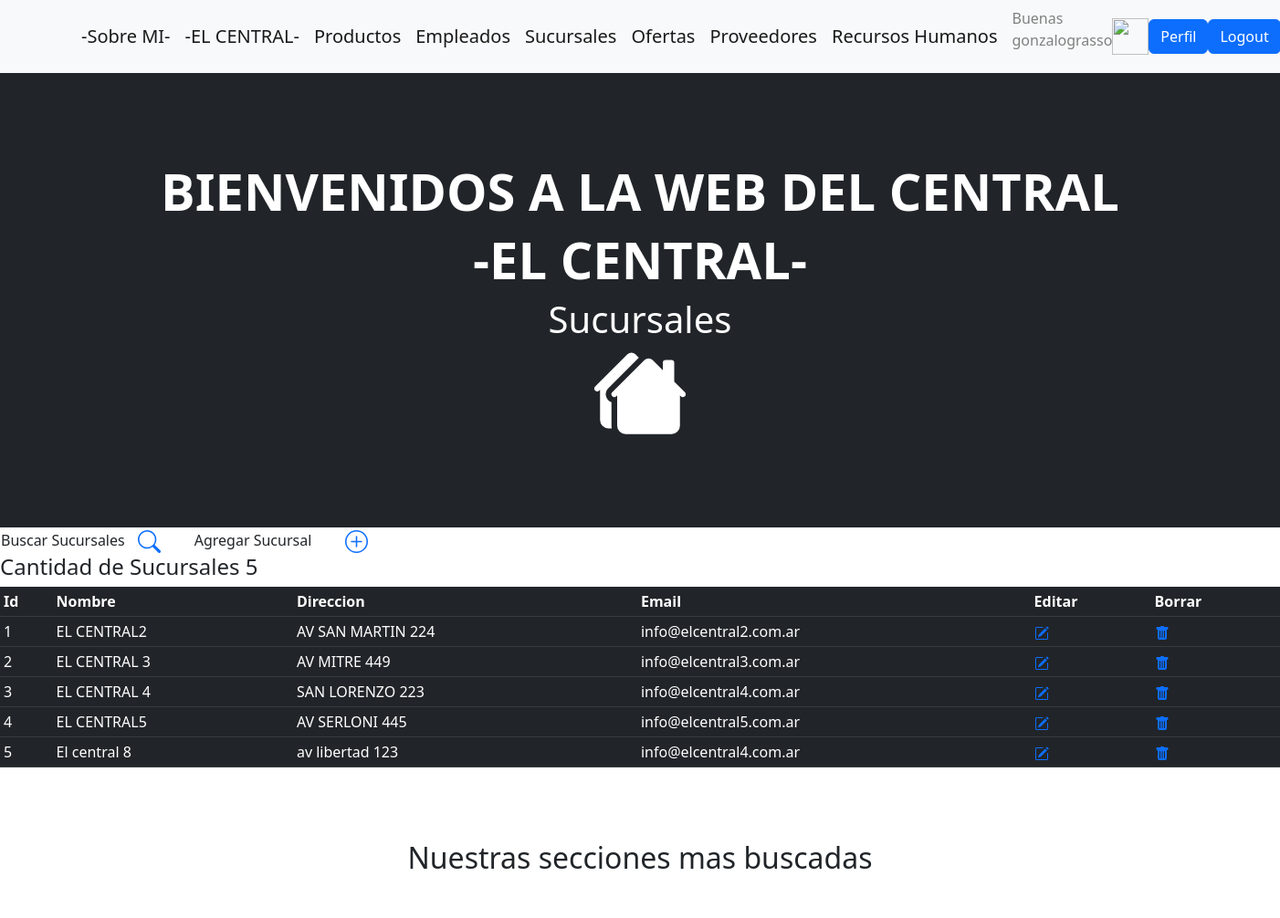
The page /sucursales/ (signed in, upper part) on the database as committed earlier.
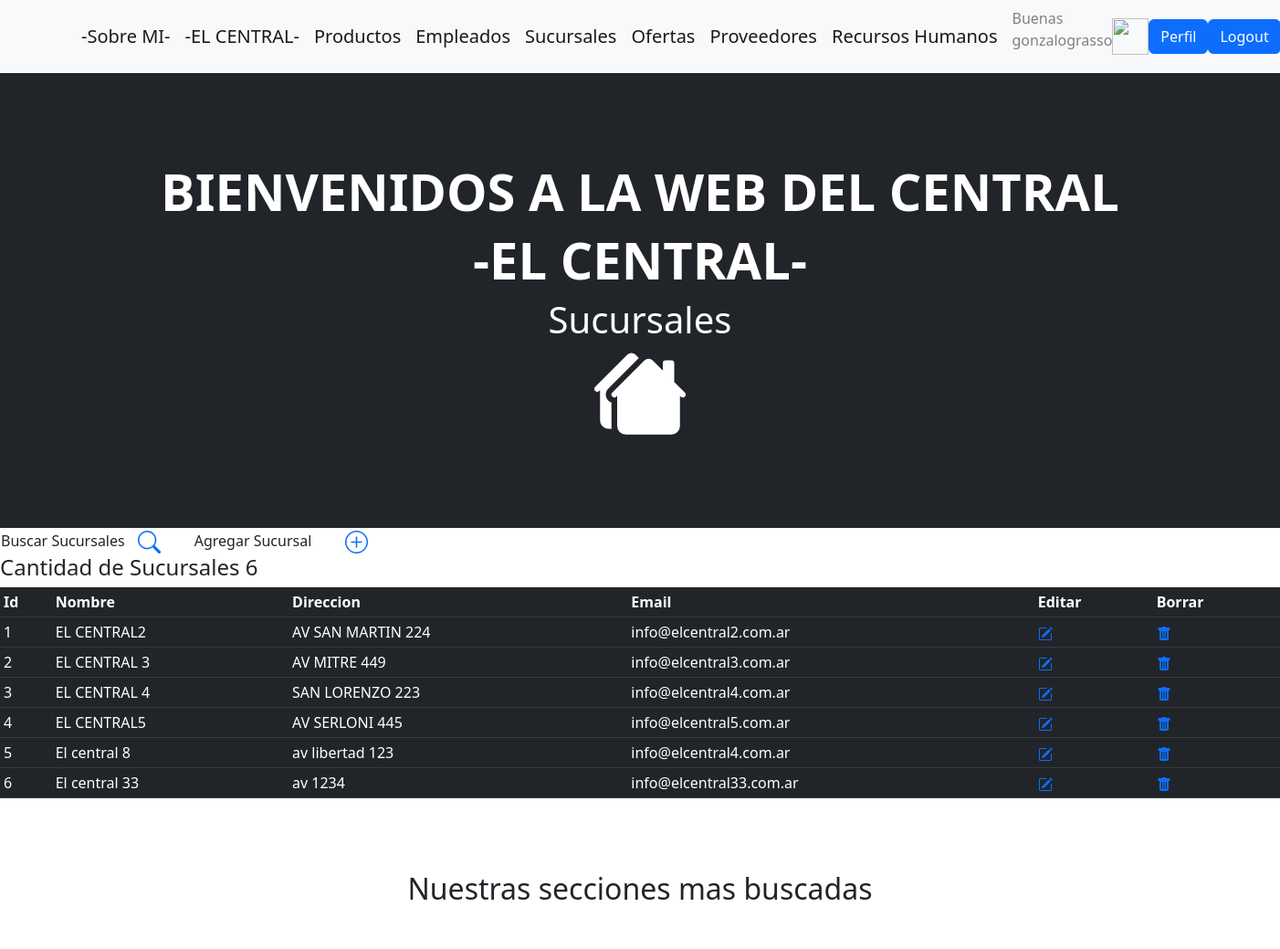
The same page on the database as committed later.
### superapp/models.py (models this page shows, shortened)
class Sucursales (models.Model):
    nombre = models.CharField(max_length=60)
    direccion = models.CharField(max_length=60)
    email = models.EmailField()
    class Meta:
        verbose_name = "Sucursal"
        verbose_name_plural = "Sucursales"

### superapp/views.py (the view)
# urls.py: path('sucursales/',sucursales , name ="sucursales"),
@login_required
def sucursales (request):
    contexto3 = {'sucursales': Sucursales.objects.all(),'sucursales1': 'Listado de Sucursales'}
    return render (request, "superapp/sucursales.html",contexto3)

### superapp/templates/superapp/sucursales.html (shortened to what this page needs)
{% extends 'superapp/base.html' %}
{% load static %}
{% block data %}
<h1>Sucursales</h1>
{% endblock data %}
{% block estructura %}
<table>
  <td width="150"><h8>Buscar Sucursales</h8></td>
      <td>
          <a href="{% url 'buscarsucursal' %}">
          </a>
  <td width="200"><h8> <center>Agregar Sucursal</center></h8></td>
      <td>
          <a href="{% url 'create_sucursal' %}">
           </a>
            </td>
</table>
    <h4>Cantidad de Sucursales {{sucursales|length }}</h4>
    <table class="table table-dark table-sm">
        <thead>
            <tr>
               <th>Id</th>
               <th>Nombre</th>
               <th>Direccion</th>
               <th>Email</th>
               <th>Editar</th>
               <th>Borrar</th>
            </tr>
        </thead>
        <tbody>
    {% for s in sucursales %}
            <tr>
               <td>{{s.id}}</td>
               <td>{{s.nombre}}</td>
               <td>{{s.direccion}}</td>
               <td>{{s.email}}</td>
               <td>
                <a href="{% url 'update_sucursal' s.id %}">
                </a>
                </td>
                <td>
                 <a href="{% url 'delete_sucursal' s.id %}">
                </a>
                </td>
            </tr>
    {% endfor %}
        </tbody>
   </table>
{% endblock estructura %}

Rows that differ between the two databases and show on the page:
added Sucursales: id "6", nombre "El central 33", direccion "av 1234", email "info@elcentral33.com.ar"
Other text that changed with them:
{{ sucursales|length }}: "5" → "6"
